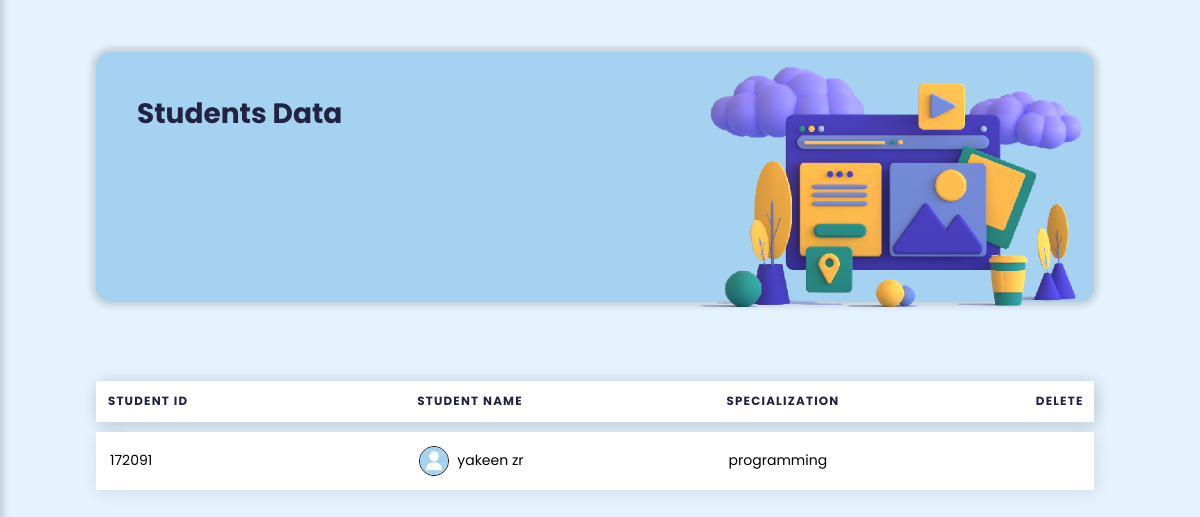
Page /UI/control_panel/student_control_panel.php on the earlier database version.
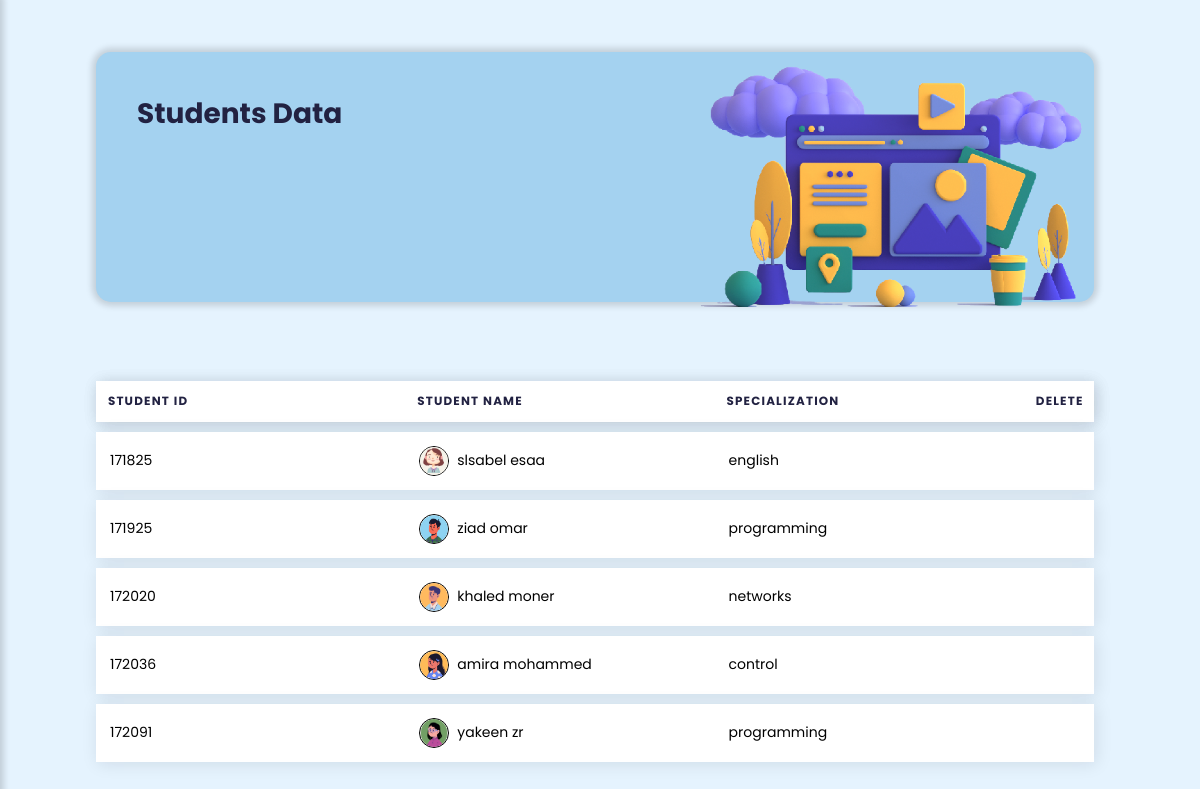
Same page on the later database version.
### tables this page shows
CREATE TABLE IF NOT EXISTS `student` (
  `stu_id` int(11) NOT NULL,
  `user_id` int(8) NOT NULL,
  `stu_specialization` varchar(25) NOT NULL,
  PRIMARY KEY (`stu_id`),
  KEY `fk_user_id_s` (`user_id`) USING BTREE
);

CREATE TABLE IF NOT EXISTS `user` (
  `user_id` int(8) NOT NULL AUTO_INCREMENT,
  `full_name` varchar(50) NOT NULL,
  `password` varchar(225) NOT NULL,
  `u_img` varchar(225) DEFAULT NULL,
  `role` varchar(8) DEFAULT NULL,
  PRIMARY KEY (`user_id`)
);

### DataBase/db.php (called while the page is built, shortened)
<?php
require("Connection.php");
function selectAllStudentInfo(){
    $sql = "SELECT student.stu_id,user.user_id,user.full_name,user.u_img,student.stu_specialization FROM student,user WHERE user.user_id=student.user_id;";
    global $conn;
    $pre=$conn->prepare($sql);
    $pre->execute();
    $records=$pre->get_result()->fetch_all(MYSQLI_ASSOC);
    return $records;
}

### UI/control_panel/student_control_panel.php (the view, shortened to what this page needs)
<?php
$students=selectAllStudentInfo();
?>
<!DOCTYPE html>
<html lang="en">
    <head>
        <link rel="stylesheet" href="../../css/controlpanel_groups_teacher_student_files.css">
        <link rel="stylesheet" href="https://maxst.icons8.com/vue-static/landings/line-awesome/line-awesome/1.3.0/css/line-awesome.min.css">
    </head>
<body id="b-vlightblue">
<header class="main_icon">
</header>
<div class="main-content">
    <div class="header-box">
        <div class="header-box-content-table">
            <h2>Students Data</h2>
        </div>
        <img src="../../sources/image/stu_3d.png"  >
    </div>
    <div class="table-box">
        <table class="table">
            <thead>
                <tr>
                    <th scope="col">Student Id</th>
                    <th scope="col">Student Name</th>
                    <th scope="col">specialization</th>
                    <th scope="col" width="70px">Delete</th>
                </tr>
            </thead>
            <tbody>
            <?php foreach($students as $key => $student):?>
                            <tr>
                                <td data-label="stu-id"><?php echo $student['stu_id'] ?></td>
                                <td data-label="stu-name"><img src="<?php echo BASE_URL . '/sources/image/' . $student['u_img']; ?>" class="tab-img" style="  width: 30px; height: 30px;border-radius:100%;"><?php echo $student['full_name'] ?></td>
                                <td data-label="stu_specialization"><?php echo $student['stu_specialization'] ?></td>
                                <td data-label="delete"><a onclick="return confirmDelete()" href="student_control_panel.php?deleteID=<?php echo $student['user_id']; ?>&deletestu_id=<?php echo $student['stu_id']; ?>"><i class="las la-trash-alt ticon delet"></a></i></td>
                            </tr>
            <?php endforeach; ?>
            </tbody>
        </table>
    </div>
</div>
</body>
</html>

Differences in the rows shown:
added student: stu_id "171825", user.u_img (picture), user.full_name "slsabel esaa", stu_specialization "english"
added student: stu_id "171925", user.u_img (picture), user.full_name "ziad omar", stu_specialization "programming"
added student: stu_id "172020", user.u_img (picture), user.full_name "khaled moner", stu_specialization "networks"
added student: stu_id "172036", user.u_img (picture), user.full_name "amira mohammed", stu_specialization "control"
changed through a linked row, student "yakeen zr": user.u_img: a different picture
